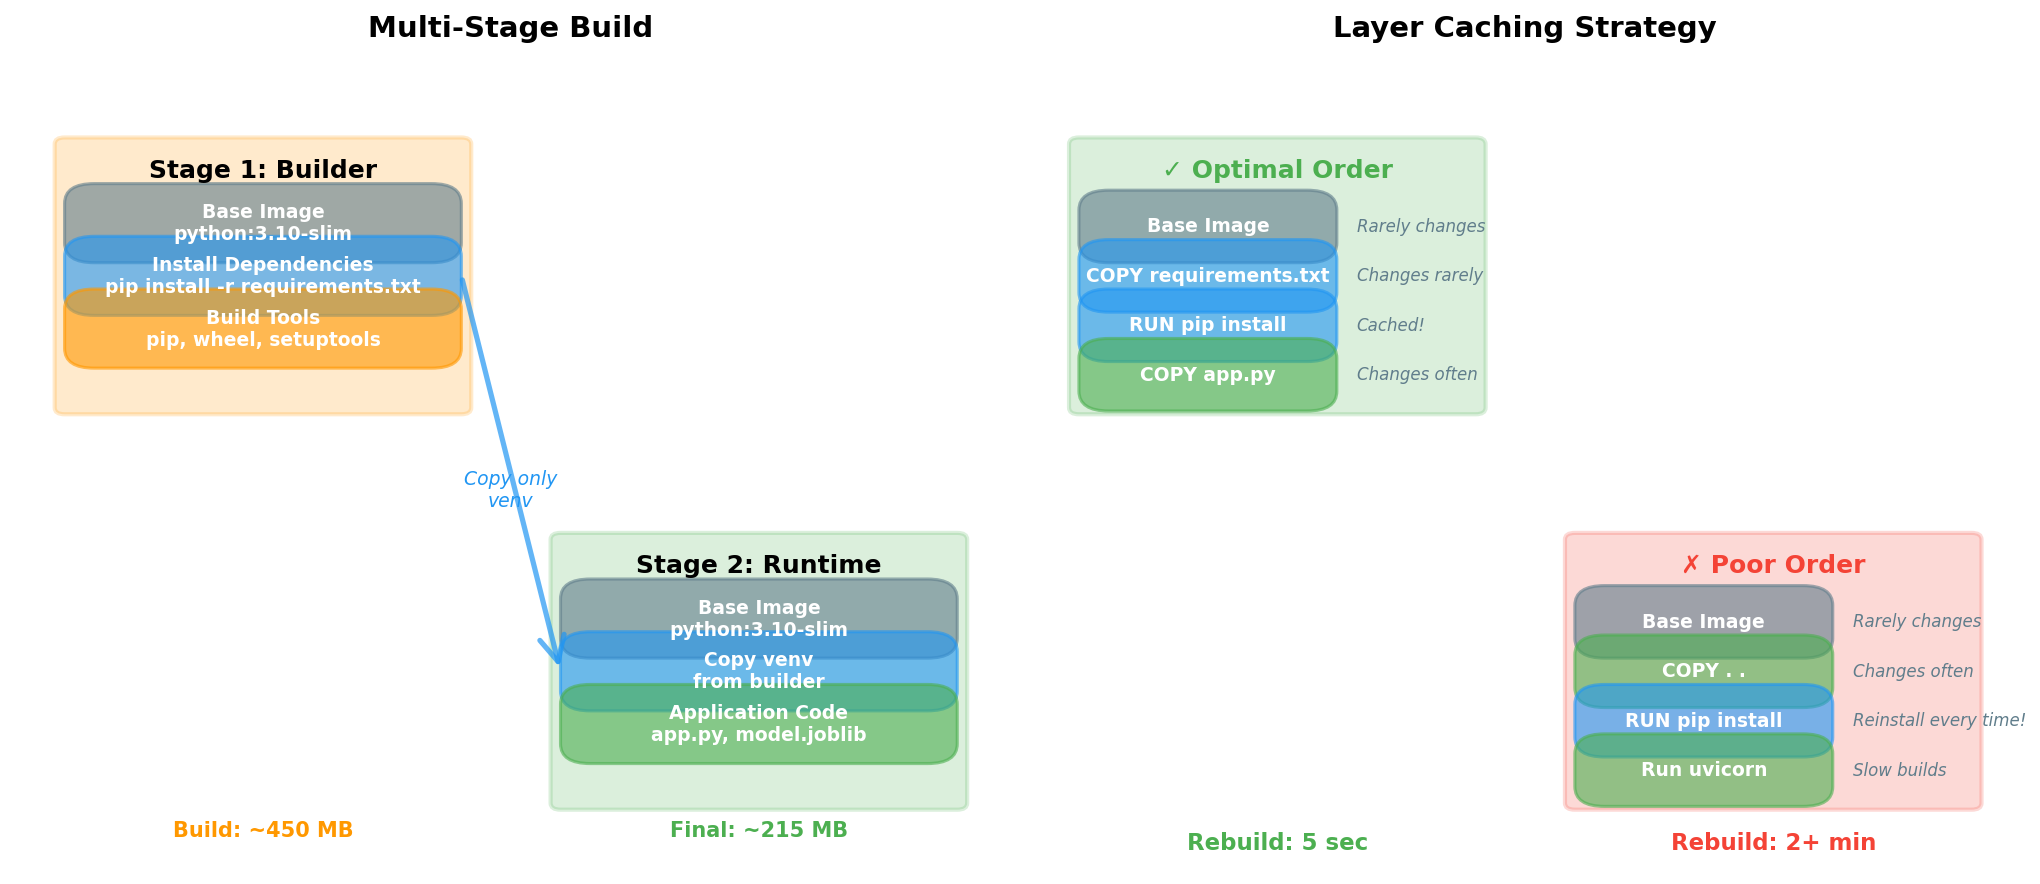

Write Python code to recreate this figure.
"""
Docker Layer Architecture
Visualizes multi-stage Docker build and layer caching strategy
"""

import matplotlib.pyplot as plt
import matplotlib.patches as mpatches
from matplotlib.patches import FancyBboxPatch, FancyArrowPatch

fig, axes = plt.subplots(1, 2, figsize=(14, 6))

# Color palette
color_base = '#607D8B'
color_deps = '#2196F3'
color_code = '#4CAF50'
color_build = '#FF9800'

# LEFT: Multi-Stage Build
ax1 = axes[0]
ax1.set_xlim(0, 10)
ax1.set_ylim(0, 12)
ax1.axis('off')
ax1.set_title('Multi-Stage Build', fontsize=14, fontweight='bold', pad=20)

# Stage 1: Builder
stage1_y = 7
ax1.add_patch(FancyBboxPatch((0.5, stage1_y), 4, 4, boxstyle="round,pad=0.1",
                              edgecolor=color_build, facecolor=color_build, alpha=0.2, linewidth=2))
ax1.text(2.5, stage1_y + 3.5, 'Stage 1: Builder', ha='center', fontsize=12, fontweight='bold')

# Builder layers
layers_builder = [
    ('Base Image\npython:3.10-slim', color_base),
    ('Install Dependencies\npip install -r requirements.txt', color_deps),
    ('Build Tools\npip, wheel, setuptools', color_build)
]
y_offset = stage1_y + 2.5
for i, (layer, color) in enumerate(layers_builder):
    y = y_offset - i * 0.8
    ax1.add_patch(FancyBboxPatch((0.8, y), 3.4, 0.6, edgecolor=color, facecolor=color, alpha=0.6, linewidth=1.5))
    ax1.text(2.5, y + 0.3, layer, ha='center', va='center', fontsize=9, color='white', fontweight='bold')

# Stage 2: Runtime
stage2_y = 1
ax1.add_patch(FancyBboxPatch((5.5, stage2_y), 4, 4, boxstyle="round,pad=0.1",
                              edgecolor=color_code, facecolor=color_code, alpha=0.2, linewidth=2))
ax1.text(7.5, stage2_y + 3.5, 'Stage 2: Runtime', ha='center', fontsize=12, fontweight='bold')

# Runtime layers
layers_runtime = [
    ('Base Image\npython:3.10-slim', color_base),
    ('Copy venv\nfrom builder', color_deps),
    ('Application Code\napp.py, model.joblib', color_code)
]
y_offset = stage2_y + 2.5
for i, (layer, color) in enumerate(layers_runtime):
    y = y_offset - i * 0.8
    ax1.add_patch(FancyBboxPatch((5.8, y), 3.4, 0.6, edgecolor=color, facecolor=color, alpha=0.6, linewidth=1.5))
    ax1.text(7.5, y + 0.3, layer, ha='center', va='center', fontsize=9, color='white', fontweight='bold')

# Arrow between stages
arrow = FancyArrowPatch((4.5, stage1_y + 2), (5.5, stage2_y + 2),
                        arrowstyle='->', mutation_scale=30, linewidth=2.5,
                        color=color_deps, alpha=0.7)
ax1.add_patch(arrow)
ax1.text(5, 5.5, 'Copy only\nvenv', ha='center', fontsize=9, style='italic', color=color_deps)

# Size annotation
ax1.text(2.5, 0.5, 'Build: ~450 MB', ha='center', fontsize=10, fontweight='bold', color=color_build)
ax1.text(7.5, 0.5, 'Final: ~215 MB', ha='center', fontsize=10, fontweight='bold', color=color_code)

# RIGHT: Layer Caching Strategy
ax2 = axes[1]
ax2.set_xlim(0, 10)
ax2.set_ylim(0, 12)
ax2.axis('off')
ax2.set_title('Layer Caching Strategy', fontsize=14, fontweight='bold', pad=20)

# Good caching
good_y = 7
ax2.add_patch(FancyBboxPatch((0.5, good_y), 4, 4, boxstyle="round,pad=0.1",
                              edgecolor='#4CAF50', facecolor='#4CAF50', alpha=0.2, linewidth=2))
ax2.text(2.5, good_y + 3.5, '✓ Optimal Order', ha='center', fontsize=12, fontweight='bold', color='#4CAF50')

good_layers = [
    ('Base Image', color_base, 'Rarely changes'),
    ('COPY requirements.txt', color_deps, 'Changes rarely'),
    ('RUN pip install', color_deps, 'Cached!'),
    ('COPY app.py', color_code, 'Changes often')
]
y_offset = good_y + 2.5
for i, (layer, color, note) in enumerate(good_layers):
    y = y_offset - i * 0.75
    ax2.add_patch(FancyBboxPatch((0.8, y), 2, 0.5, edgecolor=color, facecolor=color, alpha=0.6, linewidth=1.5))
    ax2.text(1.8, y + 0.25, layer, ha='center', va='center', fontsize=9, color='white', fontweight='bold')
    ax2.text(3.3, y + 0.25, note, ha='left', va='center', fontsize=8, style='italic', color='#607D8B')

# Bad caching
bad_y = 1
ax2.add_patch(FancyBboxPatch((5.5, bad_y), 4, 4, boxstyle="round,pad=0.1",
                              edgecolor='#F44336', facecolor='#F44336', alpha=0.2, linewidth=2))
ax2.text(7.5, bad_y + 3.5, '✗ Poor Order', ha='center', fontsize=12, fontweight='bold', color='#F44336')

bad_layers = [
    ('Base Image', color_base, 'Rarely changes'),
    ('COPY . .', color_code, 'Changes often'),
    ('RUN pip install', color_deps, 'Reinstall every time!'),
    ('Run uvicorn', color_code, 'Slow builds')
]
y_offset = bad_y + 2.5
for i, (layer, color, note) in enumerate(bad_layers):
    y = y_offset - i * 0.75
    ax2.add_patch(FancyBboxPatch((5.8, y), 2, 0.5, edgecolor=color, facecolor=color, alpha=0.6, linewidth=1.5))
    ax2.text(6.8, y + 0.25, layer, ha='center', va='center', fontsize=9, color='white', fontweight='bold')
    ax2.text(8.3, y + 0.25, note, ha='left', va='center', fontsize=8, style='italic', color='#607D8B')

# Add rebuild time comparison
ax2.text(2.5, 0.3, 'Rebuild: 5 sec', ha='center', fontsize=11, fontweight='bold', color='#4CAF50')
ax2.text(7.5, 0.3, 'Rebuild: 2+ min', ha='center', fontsize=11, fontweight='bold', color='#F44336')

plt.tight_layout()
plt.savefig('/home/chirag/ds-book/book/course-09-mlops/ch33-model-deployment/diagrams/docker_layers.png',
            dpi=150, bbox_inches='tight', facecolor='white')
print("✓ Generated: docker_layers.png")
